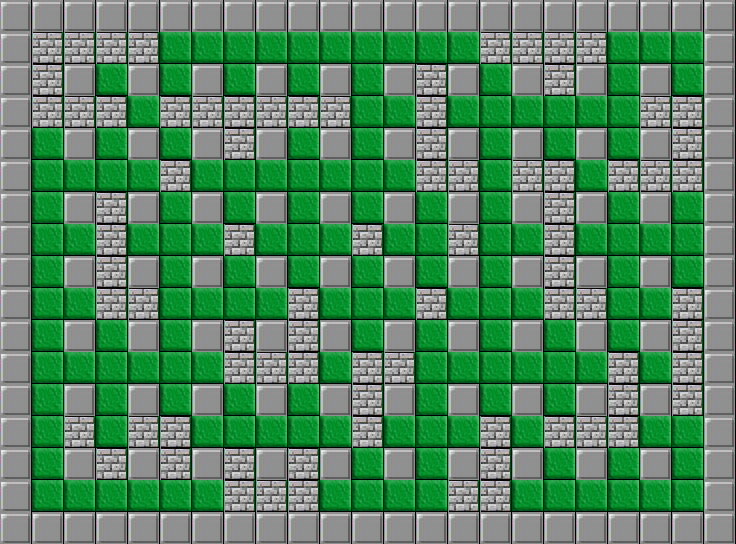

A level layout from a 2D game, rendered from its tile map. Below: a short description, then the map file with tile-grid data replaced by summaries:
An orthogonal 23x17 tile map with 32x32 px tiles, 1 tile layer (Tile Layer 1).

<map version="1.0" orientation="orthogonal" renderorder="right-down" width="23" height="17" tilewidth="32" tileheight="32" nextobjectid="1">
 <tileset firstgid="1" name="bomberman" tilewidth="31" tileheight="32">
  <image source="basictiles.png" width="496" height="321" />
  <tile id="1">
   <properties>
    <property name="wall" value="" />
   </properties>
  </tile>
  <tile id="2">
   <properties>
    <property name="bombit" value="" />
   </properties>
  </tile>
  <tile id="3">
   <properties>
    <property name="grass" value="" />
   </properties>
  </tile>
 </tileset>
 <layer name="Tile Layer 1" width="23" height="17">
  <data>[391 cells, 391 non-empty, 3 distinct tile ids]</data>
 </layer>
</map>